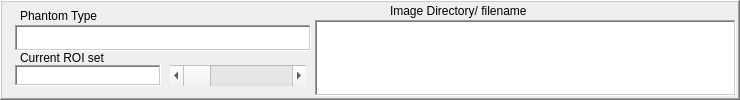
    <widget class="QFrame" name="frame_8">
     <property name="geometry">
      <rect>
       <x>5</x>
       <y>0</y>
       <width>740</width>
       <height>100</height>
      </rect>
     </property>
     <property name="autoFillBackground">
      <bool>true</bool>
     </property>
     <property name="frameShape">
      <enum>QFrame::WinPanel</enum>
     </property>
     <property name="frameShadow">
      <enum>QFrame::Raised</enum>
     </property>
     <widget class="QLabel" name="label_2">
      <property name="geometry">
       <rect>
        <x>390</x>
        <y>-5</y>
        <width>171</width>
        <height>31</height>
       </rect>
      </property>
      <property name="text">
       <string>Image Directory/ filename</string>
      </property>
     </widget>
     <widget class="QTextEdit" name="lblFileName">
      <property name="geometry">
       <rect>
        <x>315</x>
        <y>20</y>
        <width>421</width>
        <height>76</height>
       </rect>
      </property>
      <property name="frameShape">
       <enum>QFrame::WinPanel</enum>
      </property>
      <property name="lineWrapMode">
       <enum>QTextEdit::FixedColumnWidth</enum>
      </property>
      <property name="lineWrapColumnOrWidth">
       <number>80</number>
      </property>
     </widget>
     <widget class="QLabel" name="label_26">
      <property name="geometry">
       <rect>
        <x>20</x>
        <y>5</y>
        <width>131</width>
        <height>21</height>
       </rect>
      </property>
      <property name="text">
       <string>Phantom Type</string>
      </property>
     </widget>
     <widget class="QTextEdit" name="lblPhantomType">
      <property name="geometry">
       <rect>
        <x>15</x>
        <y>25</y>
        <width>296</width>
        <height>26</height>
       </rect>
      </property>
      <property name="frameShape">
       <enum>QFrame::WinPanel</enum>
      </property>
     </widget>
     <widget class="QLabel" name="label_40">
      <property name="geometry">
       <rect>
        <x>20</x>
        <y>50</y>
        <width>131</width>
        <height>16</height>
       </rect>
      </property>
      <property name="text">
       <string>Current ROI set</string>
      </property>
     </widget>
     <widget class="QTextEdit" name="lblROISet">
      <property name="geometry">
       <rect>
        <x>15</x>
        <y>65</y>
        <width>146</width>
        <height>21</height>
       </rect>
      </property>
      <property name="frameShape">
       <enum>QFrame::WinPanel</enum>
      </property>
      <property name="verticalScrollBarPolicy">
       <enum>Qt::ScrollBarAlwaysOff</enum>
      </property>
      <property name="horizontalScrollBarPolicy">
       <enum>Qt::ScrollBarAlwaysOff</enum>
      </property>
     </widget>
     <widget class="QScrollBar" name="hsROISet">
      <property name="geometry">
       <rect>
        <x>170</x>
        <y>65</y>
        <width>136</width>
        <height>21</height>
       </rect>
      </property>
      <property name="orientation">
       <enum>Qt::Horizontal</enum>
      </property>
     </widget>
    </widget>
